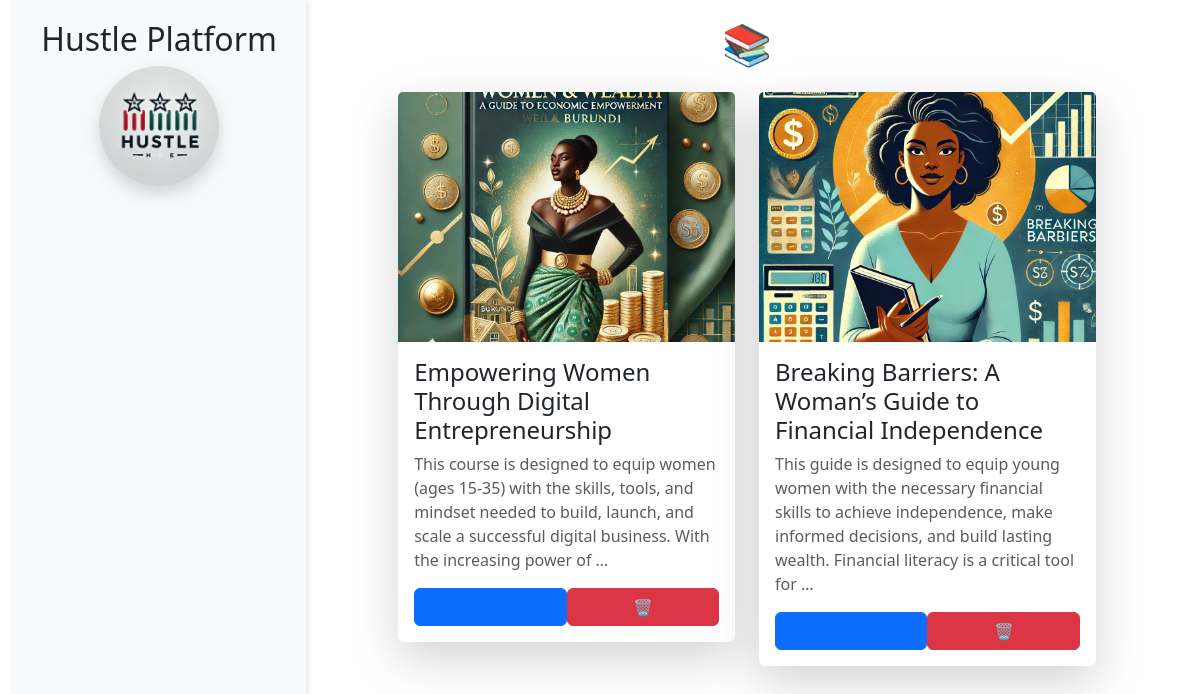
/mlearning-resources/ (signed in), run on an earlier commit of the app's database.
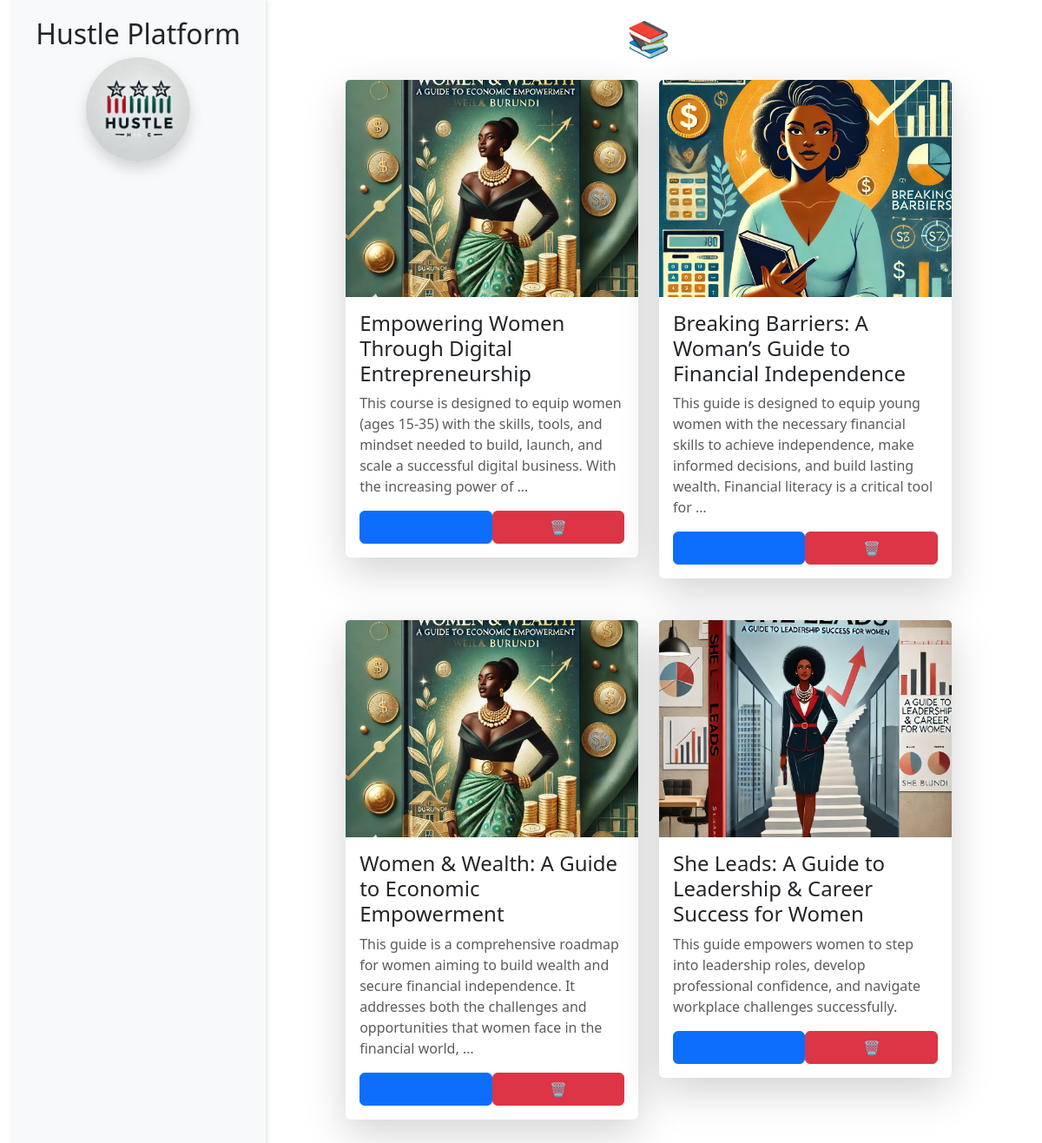
And on a later commit of the database.
### capstone/models.py (models this page shows, shortened)
class Resource(models.Model):
    title = models.CharField(max_length=255, unique=True)
    description = models.TextField()
    created_by = models.ForeignKey('User', on_delete=models.CASCADE, related_name="uploaded_courses")
    created_at = models.DateTimeField(auto_now_add=True)
    final_quiz = models.OneToOneField('Quiz', on_delete=models.SET_NULL, null=True, blank=True, related_name="final_quiz")
    cover_image = models.ImageField(upload_to='resumes/', null=True, blank=True)
    resource_file = models.FileField(upload_to='course_files/', blank=True, null=True)
    translated_title = models.JSONField(default=dict, blank=True)
    translated_description = models.JSONField(default=dict, blank=True, null=True)

### capstone/views.py (the view)
# urls.py: path('mlearning-resources/', views.mlearning_resources, name='mlearning_resources'),
def mlearning_resources(request):
    base_template = "mentor-base.html" if request.user.is_authenticated and request.user.user_type == "mentor" else "participant-base.html"
    resources = Resource.objects.all().annotate(avg_rating=Avg('ratings__rating')).order_by('id')
    mentorship_requests = MentorshipRequest.objects.filter(mentee=request.user)
    form = ResourceSearchForm(request.GET)
    if form.is_valid():
        keyword = form.cleaned_data.get('keyword')
        topic = form.cleaned_data.get('topic')
        format = form.cleaned_data.get('format')
        difficulty = form.cleaned_data.get('difficulty')
        if keyword:
            resources = resources.filter(title__icontains=keyword)
        if topic:
            resources = resources.filter(topic__icontains=topic)
        if format:
            resources = resources.filter(format=format)
        if difficulty:
            resources = resources.filter(difficulty=difficulty)
    paginator = Paginator(resources, 5)
    page_number = request.GET.get('page')
    if not page_number:
        page_number = 1
    try:
        resources = paginator.page(page_number)
    except PageNotAnInteger:
        resources = paginator.page(1)
    except EmptyPage:
        resources = paginator.page(paginator.num_pages)
    resources = Resource.objects.all()
    context = {
        'resources': resources,
        'form': form,
        'mentorship_requests': mentorship_requests,
        "base_template": base_template,
    }
    return render(request, 'capstone/mentor-learning_resources.html', context)

### capstone/templatetags/custom_filters.py (called while the page is built)
@register.filter
def translate(text, target_lang):
    if text and target_lang:
        try:
            translation = translator.translate(text, dest=target_lang)
            return translation.text
        except Exception as e:
            print(f"Translation failed: {e}")
    return text

### capstone/templates/capstone/mentor-learning_resources.html (shortened to what this page needs)
{% extends 'mentor-base.html' %}
{% load custom_filters %}
{% block mentor_content %}
    <h1 class="text-center mb-4">📚 {{ "Learning Resources"|translate:user.language_preference }}</h1>
    <section class="row justify-content-center">
        {% for resource in resources %}
        <div class="col-md-6 col-lg-5 mb-5">
            <div class="card shadow-lg border-0">
                {% if resource.cover_image %}
                    <img src="{{ resource.cover_image.url }}" class="card-img-top img-fluid" alt="{{ resource.title }}" style="height: 250px; object-fit: cover;">
                {% else %}
                    <img src="/static/default_cover.webp" class="card-img-top img-fluid" alt="Default Cover" style="height: 250px; object-fit: cover;">
                {% endif %}
                <div class="card-body">
                    <h4 class="card-title font-weight-bold">
                        {{ resource.title }}
                    </h4>
                    <p class="card-text text-muted">{{ resource.description|truncatewords:30 }}</p>
                    <div class="d-flex justify-content-between">
                        <a href="{% url 'menroll_course' resource.id %}" target="_blank" class="btn btn-primary w-50">
                        </a>
                        <a href="{% url 'delete_learning_resource' resource.id %}" class="btn btn-danger w-50">
                            🗑 {{ "Delete"|translate:user.language_preference }}
                        </a>
                    </div>
                </div>
            </div>
        </div>
        {% empty %}
        <p class="text-muted text-center w-100">{{ "No resources found."|translate:user.language_preference }}</p>
        {% endfor %}
    </section>
{% endblock %}

### capstone/templates/mentor-base.html (shortened to what this page needs)
{% load static %}
{% load custom_filters %}
<!DOCTYPE html>
<html lang="{{ user.language_preference|default:'en' }}">
<head>
    <link href="https://cdn.jsdelivr.net/npm/bootstrap@5.3.0/dist/css/bootstrap.min.css" rel="stylesheet">
    <link href="https://cdnjs.cloudflare.com/ajax/libs/font-awesome/6.0.0-beta3/css/all.min.css" rel="stylesheet">
    <link href="{% static 'css/participant-styles.css' %}" rel="stylesheet">
</head>
<body>
    <div class="container-fluid">
        <div class="sidebar text-center">
            <h2>Hustle Platform</h2>
            <img src="{% static 'logo.webp' %}" alt="Hustle Platform Logo"
                 class="img-fluid mb-3 rounded-circle shadow" style="width: 120px; height: 120px; object-fit: cover;">
            <ul class="nav flex-column">
                <li class="nav-item">
                    <a class="nav-link" href="{% url 'mentor_dashboard' %}">
                    </a>
                </li>
                <li class="nav-item">
                    <a class="nav-link" href="{% url 'mentor_profile' request.user.id %}">
                    </a>
                </li>
                <li class="nav-item">
                    <a class="nav-link" href="{% url 'mlearning_resources' %}">
                    </a>
                </li>
                <li class="nav-item">
                    <a class="nav-link" href="{% url 'mentor_add_availability' %}">
                    </a>
                </li>
                <li class="nav-item">
                    <a class="nav-link" href="{% url 'mentor_sessions' %}">
                    </a>
                </li>
                <li class="nav-item">
                    <a class="nav-link" href="{% url 'manage_mentorship_requests' %}">
                    </a>
                </li>
                <li class="nav-item">
                    <a class="nav-link" href="{% url 'upload_resource' %}">
                    </a>
                </li>
                <li class="nav-item">
                    <a class="nav-link" href="{% url 'mentorlist_threads' %}">
                    </a>
                </li>
                <li class="nav-item">
                    <a class="nav-link" href="{% url 'mentor_job_listings' %}">
                    </a>
                </li>
                <li class="nav-item">
                    <a class="nav-link" href="{% url 'maccount_settings' %}">
                    </a>
                </li>
                <li class="nav-item">
                    <a class="nav-link" href="{% url 'login' %}">
                    </a>
                </li>
            </ul>
        </div>
        <div class="main-content">
            {% block mentor_content %}{% endblock %}
        </div>
    </div>
</body>
</html>

### static/css/participant-styles.css (style rules this page uses)
.nav-link { color: #333; padding: 10px 15px; border-radius: 5px; margin-bottom: 5px; transition: all 0.3s ease; }

### capstone/templates/mentor-base.html (style rules this page uses)
html, body { height: 100%; margin: 0; overflow: hidden; }
.container-fluid { height: 100vh; display: flex; }
.sidebar { height: 100vh; overflow-y: auto; background-color: #f8f9fa; padding: 20px; box-shadow: 2px 0 5px rgba(0,0,0,0.1); flex: 0 0 25%; scrollbar-width: none; }
.main-content { flex: 1; overflow-y: auto; padding: 20px; }

What changed in the data, as far as the page shows it:
added Resource: cover_image (picture), title "Women & Wealth: A Guide to Economic Empowerment", description "This guide is a comprehensive roadmap for women aiming to build wealth and secure financial independence. It addresses both the challenges and opportunities that women face in the financial world, …"
added Resource: cover_image (picture), title "She Leads: A Guide to Leadership & Career Success for Women", description "This guide empowers women to step into leadership roles, develop professional confidence, and navigate workplace challenges successfully."
